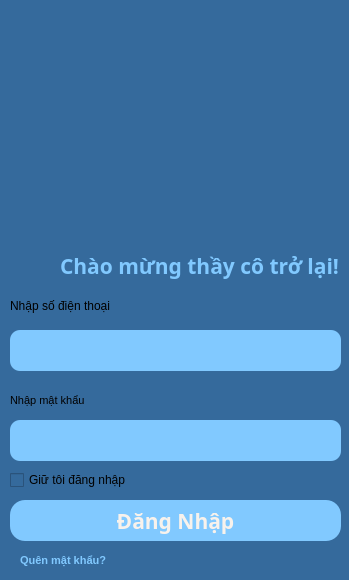
<?xml version="1.0" encoding="UTF-8"?>
<ui version="4.0">
 <class>MainWindow</class>
 <widget class="QMainWindow" name="MainWindow">
  <property name="geometry">
   <rect>
    <x>0</x>
    <y>0</y>
    <width>349</width>
    <height>580</height>
   </rect>
  </property>
  <property name="windowTitle">
   <string>MainWindow</string>
  </property>
  <property name="styleSheet">
   <string notr="true">background-color: #356a9c;</string>
  </property>
  <widget class="QWidget" name="centralwidget">
   <widget class="QCheckBox" name="checkBox">
    <property name="geometry">
     <rect>
      <x>10</x>
      <y>470</y>
      <width>141</width>
      <height>20</height>
     </rect>
    </property>
    <property name="text">
     <string>Giữ tôi đăng nhập</string>
    </property>
   </widget>
   <widget class="QWidget" name="Login" native="true">
    <property name="geometry">
     <rect>
      <x>20</x>
      <y>30</y>
      <width>321</width>
      <height>121</height>
     </rect>
    </property>
    <layout class="QVBoxLayout" name="verticalLayout"/>
   </widget>
   <widget class="QLineEdit" name="PassTC">
    <property name="geometry">
     <rect>
      <x>10</x>
      <y>420</y>
      <width>331</width>
      <height>41</height>
     </rect>
    </property>
    <property name="font">
     <font>
      <pointsize>15</pointsize>
     </font>
    </property>
    <property name="styleSheet">
     <string notr="true">background-color:rgb(129, 201, 255);
color: #F8F2EC;
border-style: solid;
border-radius: 10px;</string>
    </property>
    <property name="echoMode">
     <enum>QLineEdit::Password</enum>
    </property>
   </widget>
   <widget class="QLabel" name="label_5">
    <property name="geometry">
     <rect>
      <x>10</x>
      <y>390</y>
      <width>171</width>
      <height>21</height>
     </rect>
    </property>
    <property name="font">
     <font>
      <pointsize>8</pointsize>
     </font>
    </property>
    <property name="styleSheet">
     <string notr="true"/>
    </property>
    <property name="text">
     <string>Nhập mật khẩu</string>
    </property>
   </widget>
   <widget class="QLabel" name="label_4">
    <property name="geometry">
     <rect>
      <x>10</x>
      <y>290</y>
      <width>171</width>
      <height>31</height>
     </rect>
    </property>
    <property name="font">
     <font>
      <pointsize>9</pointsize>
     </font>
    </property>
    <property name="styleSheet">
     <string notr="true"/>
    </property>
    <property name="text">
     <string>Nhập số điện thoại</string>
    </property>
   </widget>
   <widget class="QLineEdit" name="PhoneTC">
    <property name="geometry">
     <rect>
      <x>10</x>
      <y>330</y>
      <width>331</width>
      <height>41</height>
     </rect>
    </property>
    <property name="font">
     <font>
      <pointsize>15</pointsize>
     </font>
    </property>
    <property name="styleSheet">
     <string notr="true">background-color:rgb(129, 201, 255);
color: #F8F2EC;
border-style: solid;
border-radius: 10px;</string>
    </property>
   </widget>
   <widget class="QLabel" name="label_3">
    <property name="geometry">
     <rect>
      <x>60</x>
      <y>250</y>
      <width>291</width>
      <height>31</height>
     </rect>
    </property>
    <property name="font">
     <font>
      <family>Bahnschrift</family>
      <pointsize>16</pointsize>
      <weight>75</weight>
      <italic>false</italic>
      <bold>true</bold>
     </font>
    </property>
    <property name="styleSheet">
     <string notr="true">font: 600 16pt &quot;Bahnschrift&quot;;
background-color:none;
color:rgb(129, 201, 255);</string>
    </property>
    <property name="text">
     <string>Chào mừng thầy cô trở lại!</string>
    </property>
   </widget>
   <widget class="QPushButton" name="GiaoVienLogin_btn">
    <property name="geometry">
     <rect>
      <x>10</x>
      <y>500</y>
      <width>331</width>
      <height>41</height>
     </rect>
    </property>
    <property name="font">
     <font>
      <family>Bahnschrift</family>
      <pointsize>16</pointsize>
      <weight>75</weight>
      <italic>false</italic>
      <bold>true</bold>
     </font>
    </property>
    <property name="cursor">
     <cursorShape>PointingHandCursor</cursorShape>
    </property>
    <property name="styleSheet">
     <string notr="true">border-radius: 15px;
font: 600 16pt &quot;Bahnschrift&quot;;
background-color:rgb(129, 201, 255);
color: #F8F2EC;</string>
    </property>
    <property name="text">
     <string>Đăng Nhập</string>
    </property>
   </widget>
   <widget class="QLabel" name="label_8">
    <property name="geometry">
     <rect>
      <x>20</x>
      <y>550</y>
      <width>171</width>
      <height>21</height>
     </rect>
    </property>
    <property name="font">
     <font>
      <pointsize>8</pointsize>
      <weight>75</weight>
      <bold>true</bold>
     </font>
    </property>
    <property name="cursor">
     <cursorShape>PointingHandCursor</cursorShape>
    </property>
    <property name="styleSheet">
     <string notr="true">color:rgb(129, 201, 255);
background-color: none;
</string>
    </property>
    <property name="text">
     <string>Quên mật khẩu?</string>
    </property>
   </widget>
   <widget class="QLabel" name="label">
    <property name="geometry">
     <rect>
      <x>50</x>
      <y>10</y>
      <width>241</width>
      <height>231</height>
     </rect>
    </property>
    <property name="text">
     <string/>
    </property>
    <property name="pixmap">
     <pixmap>icons/user.webp</pixmap>
    </property>
    <property name="scaledContents">
     <bool>true</bool>
    </property>
   </widget>
  </widget>
 </widget>
 <resources/>
 <connections/>
</ui>
